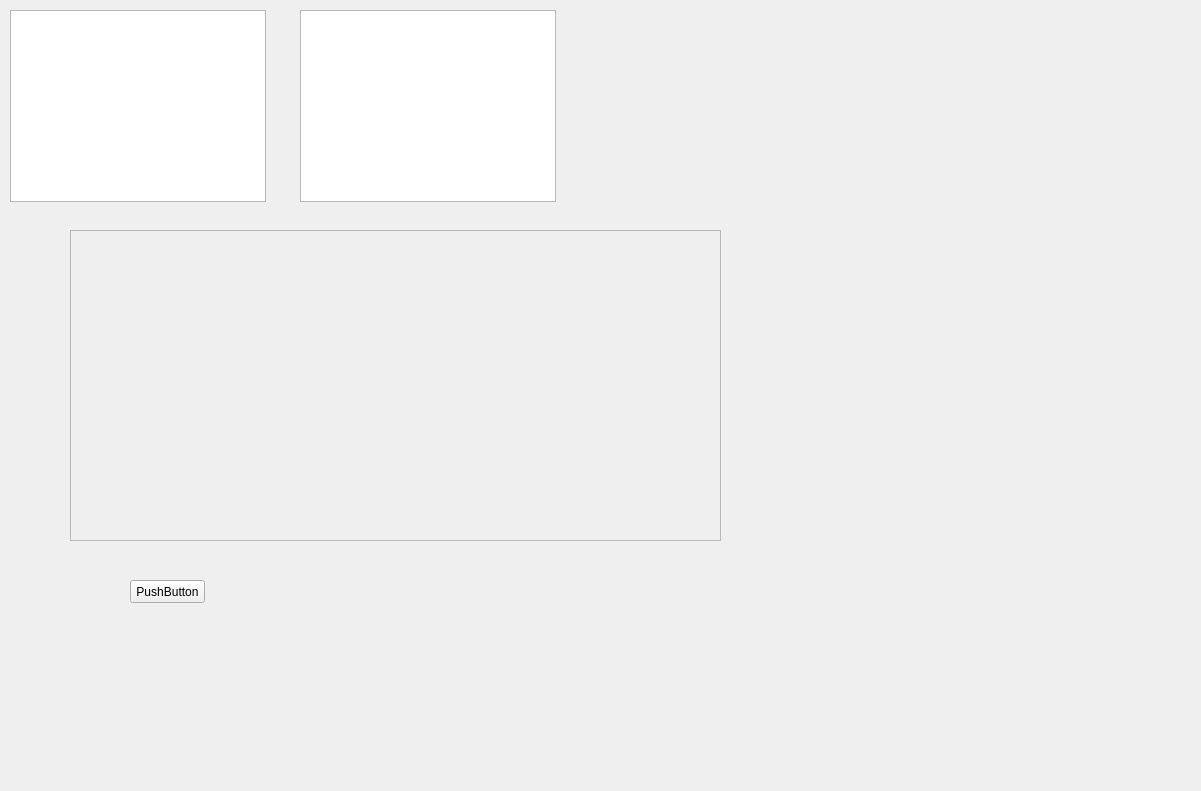
<?xml version="1.0" encoding="UTF-8"?>
<ui version="4.0">
 <class>Form</class>
 <widget class="QWidget" name="Form">
  <property name="geometry">
   <rect>
    <x>0</x>
    <y>0</y>
    <width>1201</width>
    <height>791</height>
   </rect>
  </property>
  <property name="windowTitle">
   <string>Form</string>
  </property>
  <widget class="QListView" name="listView">
   <property name="geometry">
    <rect>
     <x>10</x>
     <y>10</y>
     <width>256</width>
     <height>192</height>
    </rect>
   </property>
  </widget>
  <widget class="QTreeView" name="treeView">
   <property name="geometry">
    <rect>
     <x>300</x>
     <y>10</y>
     <width>256</width>
     <height>192</height>
    </rect>
   </property>
  </widget>
  <widget class="QScrollArea" name="scrollArea">
   <property name="geometry">
    <rect>
     <x>70</x>
     <y>230</y>
     <width>651</width>
     <height>311</height>
    </rect>
   </property>
   <property name="widgetResizable">
    <bool>true</bool>
   </property>
   <widget class="QWidget" name="scrollAreaWidgetContents">
    <property name="geometry">
     <rect>
      <x>0</x>
      <y>0</y>
      <width>649</width>
      <height>309</height>
     </rect>
    </property>
   </widget>
  </widget>
  <widget class="QPushButton" name="pushButton">
   <property name="geometry">
    <rect>
     <x>130</x>
     <y>580</y>
     <width>75</width>
     <height>23</height>
    </rect>
   </property>
   <property name="whatsThis">
    <string>123</string>
   </property>
   <property name="text">
    <string>PushButton</string>
   </property>
  </widget>
 </widget>
 <resources/>
 <connections/>
</ui>
